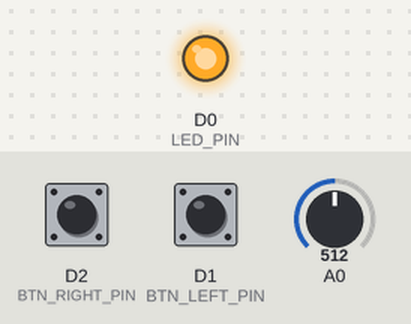
A sketch run on a simulated ESP8266 (NodeMCU). On the bench: output pins drawn as LEDs (lit = HIGH). The inputs (shaded band) are chosen by the test bench; at power-on: D2 (BTN_RIGHT_PIN) HIGH, D1 (BTN_LEFT_PIN) HIGH, A0 = 512.

Above: at 0.1 s.
Timing chart, 0 to 1.6 s (numbered marks = the images above):
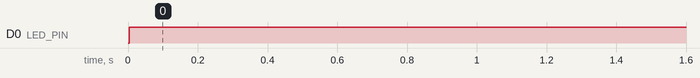

Measured:
- by itself, D0 (LED_PIN): LOW → HIGH at 0.00 s

The sketch:

telecommande_sender.ino
```cpp
//code du sender: // =================== ÉMETTEUR ESP8266 ===================
// Lit l'axe Y du joystick sur A0 et envoie la valeur via ESP-NOW.

#include <ESP8266WiFi.h>
#include <espnow.h>

// Adresse MAC du récepteur (à remplacer par la vôtre)
uint8_t receiverMAC[] = {0x08, 0x3A, 0x8D, 0xEF, 0x09, 0x5C};

#define LED_PIN      D0
#define BTN_LEFT_PIN D1   // bouton gauche (optionnel)
#define BTN_RIGHT_PIN D2  // bouton droit (optionnel)

typedef struct {
  int  yAxis;      // 0-1023, direction
  bool turnLeft;   // true si bouton gauche pressé
  bool turnRight;  // true si bouton droit pressé
} Message;

Message data;

void onDataSent(uint8_t *mac, uint8_t status) {
  digitalWrite(LED_PIN, status == 0 ? HIGH : LOW);
}

void setup()  {
  Serial.begin(115200);
  pinMode(LED_PIN, OUTPUT);
  pinMode(BTN_LEFT_PIN, INPUT_PULLUP);
  pinMode(BTN_RIGHT_PIN, INPUT_PULLUP);

  WiFi.mode(WIFI_STA);
  WiFi.disconnect();

  if (esp_now_init() != 0) {
    Serial.println("Erreur init ESP-NOW");
    return;
  }
  esp_now_set_self_role(ESP_NOW_ROLE_CONTROLLER);
  esp_now_add_peer(receiverMAC, ESP_NOW_ROLE_SLAVE, 1, NULL, 0);
  esp_now_register_send_cb(onDataSent);
}

void loop() {
  data.yAxis = analogRead(A0);
  data.turnLeft  = (digitalRead(BTN_LEFT_PIN)  == LOW);
  data.turnRight = (digitalRead(BTN_RIGHT_PIN) == LOW);

  esp_now_send(receiverMAC, (uint8_t *) &data, sizeof(data));
  delay(50);
}
```
